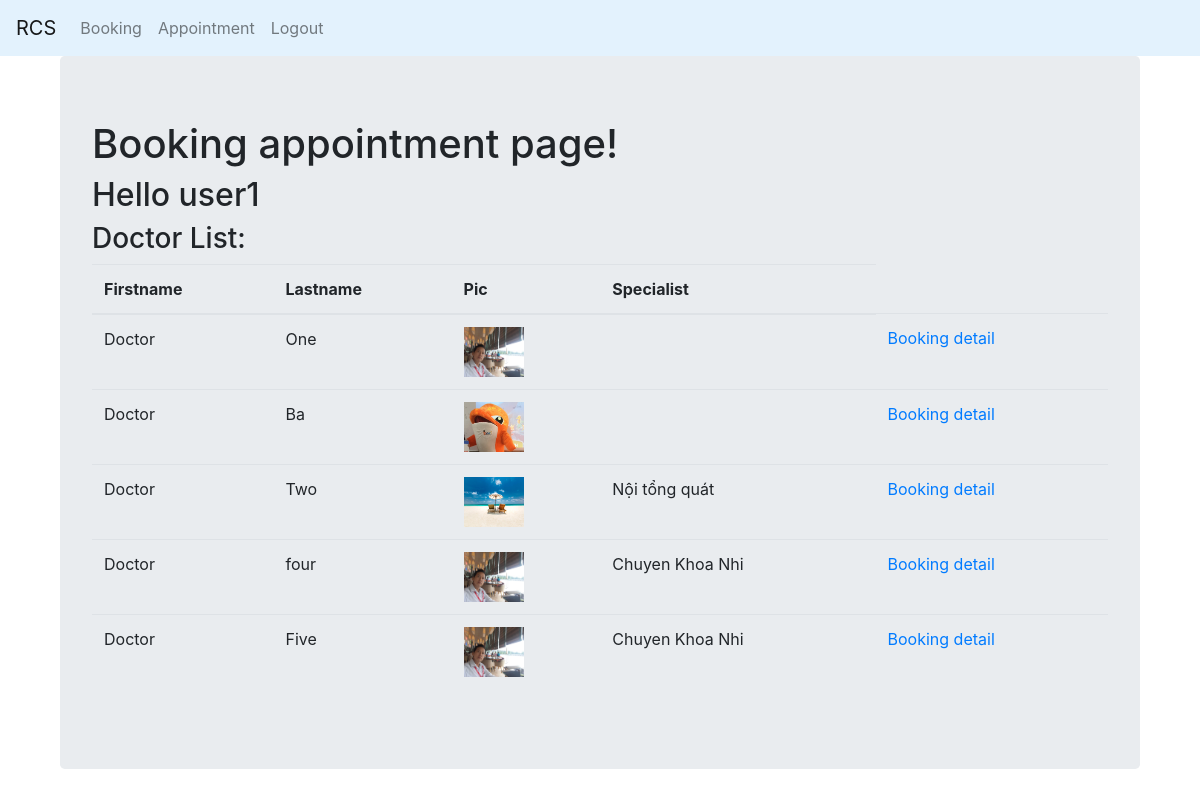
The app's page /rcapp/booking/ (signed in) with its own data.
### rcapp/models.py (models this page shows, shortened)
class Doctor(models.Model):
    user = models.OneToOneField(User, on_delete=models.CASCADE)
    bod = models.DateTimeField('Birth of Date')
    address = models.CharField('Home Address',max_length=20)
    city = models.CharField('City',max_length=20)
    phone = models.IntegerField('Phone number')
    created_at = models.DateTimeField('Date Created')
    pic = models.ImageField("Picture",upload_to=user_directory_path,blank=True)
    specialist = models.ForeignKey(Specialist, blank=True, null=True, on_delete=models.CASCADE)

class Specialist(models.Model):
    description = models.CharField('Description',max_length=50)

### rcapp/views.py (the view)
@login_required
def booking(request):
	user = User.objects.get(username=request.user)
	if Patient.objects.filter(pk=user.id):
		doctor_list = Doctor.objects.select_related('specialist').all()
		return render(request,'rcapp/booking.html',{'doctor_list':doctor_list})
	else:
		return HttpResponse("You must be PATIENT.")

### templates/rcapp/booking.html (shortened to what this page needs)
{% extends "rcapp/base_patient.html" %}
{% block body_block %}
<div class="container" >
  <div class="jumbotron">
    <h1>Booking appointment page!</h1>
    {% if user.is_authenticated %}
        <h2>Hello {{ user.username }}</h2>
        <h3>Doctor List:</h3>
        <table class="table table-hover">
        <thead>
	      <tr>
	        <th>Firstname</th>
	        <th>Lastname</th>
	        <th>Pic</th>
	        <th>Specialist</th>
	      </tr>
	    </thead>
	    <tbody>
        {% for item in doctor_list %}
	    <tr>
	         <td>{{ item.user.first_name }}</td>
	         <td>{{ item.user.last_name }}</td>
	         <td><img src='{{ item.pic.url}}' width="60" height="50"></td>
	         <td>{{ item.specialist.description }}</td>
	         <td><a href="/rcapp/booking_detail/{{item.id}}">Booking detail</a></td>
	    </tr>
       	{% endfor %}
   		</table>
    {% else %}
        <h2>Register or Login if you'd like to</h2>
    {% endif %}
  </div>
</div>
{% endblock %}

### templates/rcapp/base_patient.html (shortened to what this page needs)
<!DOCTYPE html>
<html>
  <head>
    <link rel="stylesheet" href="https://stackpath.bootstrapcdn.com/bootstrap/4.1.3/css/bootstrap.min.css">
    <link rel="stylesheet" href="http://code.jquery.com/ui/1.11.0/themes/smoothness/jquery-ui.css">
  </head>
  <body>
    <nav class="navbar navbar-expand-lg navbar-light " style="background-color: #e3f2fd;">
      <a class="navbar-brand" href="{% url 'index' %}#">RCS</a>
      <div class="collapse navbar-collapse" id="navbarNav">
        <ul class="navbar-nav">
          <li class="nav-item">
            <a class="nav-link" href="{% url 'rcapp:booking' %}">Booking <span class="sr-only">(current)</span></a>
          </li>
          <li class="nav-item">
            <a class="nav-link" href="{% url 'rcapp:appointment' %}">Appointment</a>
          </li>
          {% if user.is_authenticated %}
            <li class="nav-item"><a class="nav-link" href="{% url 'logout' %}">Logout</a></li>
          {% else %}
            <li class="nav-item"><a class="nav-link" href="{% url 'rcapp:user_login' %}">Login</a></li>
          {% endif %}
        </ul>
      </div>
    </nav>
    <div class="container" p-3 my-3 bg-primary text-white>
    {% block body_block %}
    {% endblock %}
    </div>
  </body>
</html>

### records on screen
Doctor: user.first_name "Doctor", user.last_name "One", pic (picture)
Doctor: user.first_name "Doctor", user.last_name "Ba", pic (picture)
Doctor: user.first_name "Doctor", user.last_name "Two", pic (picture), specialist.description "Nội tổng quát"
Doctor: user.first_name "Doctor", user.last_name "four", pic (picture), specialist.description "Chuyen Khoa Nhi"
Doctor: user.first_name "Doctor", user.last_name "Five", pic (picture), specialist.description "Chuyen Khoa Nhi"

### other values on screen
{{ user.username }} "user1"
